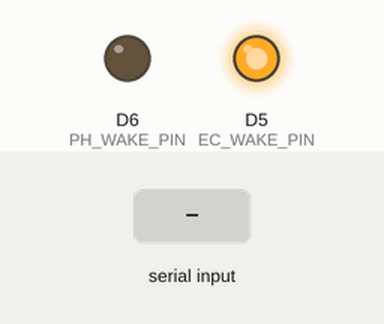
Recording of a sketch running on a simulated ESP8266 (NodeMCU). On the bench: output pins drawn as LEDs (lit = HIGH). The inputs (shaded band) are chosen by the test bench.

Above: at 2.9 s.
3.0 s: "90,45\n" received over the second serial link
At 4.0 s:
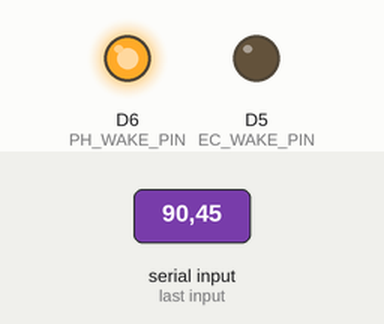
Timing chart, 0 to 6.0 s (numbered marks = the images above; inputs shaded):
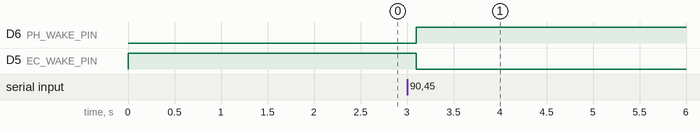

Measured:
- after the input at 3.0 s, D6 (PH_WAKE_PIN): LOW → HIGH after 0.10 s; D5 (EC_WAKE_PIN): HIGH → LOW after 0.10 s

The sketch:

ph_read_esp8266.ino
```cpp
#include <SoftwareSerial.h>
#define EC_WAKE_PIN D5
#define PH_WAKE_PIN D6
#define SENSOR_RISE_TIME 2000
#define S_RX D2
#define S_TX D3


int ec_wake_pin = EC_WAKE_PIN;
int ph_wake_pin = PH_WAKE_PIN;

SoftwareSerial NodeSerial(S_RX, S_TX);

void setup() {
  // put your setup code here, to run once:
  Serial.begin(9600);
  NodeSerial.begin(9600);

  pinMode(ec_wake_pin, OUTPUT);
  pinMode(ph_wake_pin, OUTPUT);
  digitalWrite(ec_wake_pin, LOW);
  digitalWrite(ph_wake_pin, LOW);
}

//String uart_read()
//{
//  String buf_msg;
//  int incoming_msg;
//  while (Serial.available() > 0) {
//    // read the incoming byte:
//    incoming_msg = Serial.read();
//    buf_msg = buf_msg + char(incoming_msg);
//  }
//  return buf_msg;
//}

String node_serial_read()
{
  String buf_msg;
  int incoming_msg;
  while (NodeSerial.available() > 0)
  {
    incoming_msg = NodeSerial.read();
    buf_msg = buf_msg + char(incoming_msg);
  }
  return buf_msg;
}

float ec_read()
{
  digitalWrite(ec_wake_pin, HIGH);
  digitalWrite(ph_wake_pin, LOW);
  delay(SENSOR_RISE_TIME);
  String ec_msg = node_serial_read();
  float ec_value = 0.00;
  int num_try = 0;

  while((ec_msg.length() == 0) || (ec_value == 0.00))
  {
    ec_msg = node_serial_read();
    ec_value = ec_msg.toFloat();
    num_try = num_try + 1;
    delay(100);
  }

//  Serial.println("ec num try=" + String(num_try));
  digitalWrite(ec_wake_pin, LOW);
  digitalWrite(ph_wake_pin, LOW);
  return ec_value;
}

float ph_read()
{
  digitalWrite(ec_wake_pin, LOW);
  digitalWrite(ph_wake_pin, HIGH);
  delay(SENSOR_RISE_TIME);
  String ph_msg = node_serial_read();
  float ph_value = 0.00;
  int num_try = 0;

  while((ph_msg.length() == 0) || (ph_value == 0.00))
  {
    ph_msg = node_serial_read();
    ph_value = ph_msg.toFloat();
    num_try = num_try + 1;
    delay(200);
  }

//  Serial.println("ph num try=" + String(num_try));
  digitalWrite(ec_wake_pin, LOW);
  digitalWrite(ph_wake_pin, LOW);
  return ph_value;
}

void loop() {
  float ec = ec_read();
  float ph = ph_read();
  String tmp_msg = "{\"ec\":" + String(ec) + ",\"ph\":" + String(ph) + "}";
  Serial.println(tmp_msg);
  delay(200);
}
```
